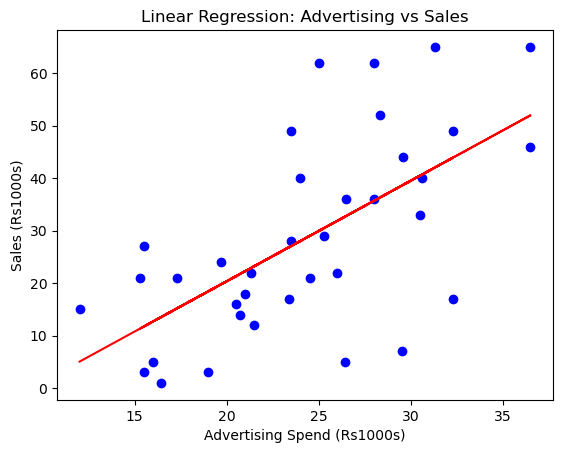

Write Python code to recreate this figure.
# -*- coding: utf-8 -*-
"""
Created on Wed Jul 30 14:13:36 2025

@author: ganesh
"""
# a. Import the necessary libraries
import pandas as pd
import matplotlib.pyplot as plt
from sklearn.linear_model import LinearRegression

# b. Import the data 
# Creating a simple advertising dataset
data = {
    'Advertising': [12.0 , 20.5,21.0,15.5, 15.3,23.5,24.5,21.3,23.5,28.0,24.0,15.5,17.3,25.3,25.0,36.5,36.5,29.6,30.5,28.0,26.0,21.5,19.7,19.0,16.0,20.7,26.5,30.6,32.3,29.5,28.3,31.3,32.3,26.4,23.4,16.4],  
    'Sales': [15.0,16.0,18.0,27.0,21.0,49.0,21.0,22.0,28.0,36.0,40.0,3.0,21.0,29.0,62.0,65.0,46.0,44.0,33.0,62.0,22.0,12.0,24.0,3.0,5.0,14.0,36.0,40.0,49.0,7.0,52.0,65.0,17.0,5.0,17.0,1.0]     
}

df = pd.DataFrame(data)

# Analysis of data
print(df.describe())
X = df[['Advertising']]
y = df['Sales']

# scatter plot between X and y
plt.scatter(X, y, color='blue')
plt.xlabel("Advertising Spend (Rs1000s)")
plt.ylabel("Sales (Rs1000s)")
plt.title("Advertising vs Sales")
plt.show()
# Apply model
model = LinearRegression()
model.fit(X, y)

# Plot the Regression Line
y_pred = model.predict(X)
plt.scatter(X, y, color='blue')
plt.plot(X, y_pred, color='red')  # Regression line
plt.xlabel("Advertising Spend (Rs1000s)")
plt.ylabel("Sales (Rs1000s)")
plt.title("Linear Regression: Advertising vs Sales")
plt.show()

# Display slope and intercept
print("Slope (Coefficient):", model.coef_[0])
print("Intercept:", model.intercept_)
